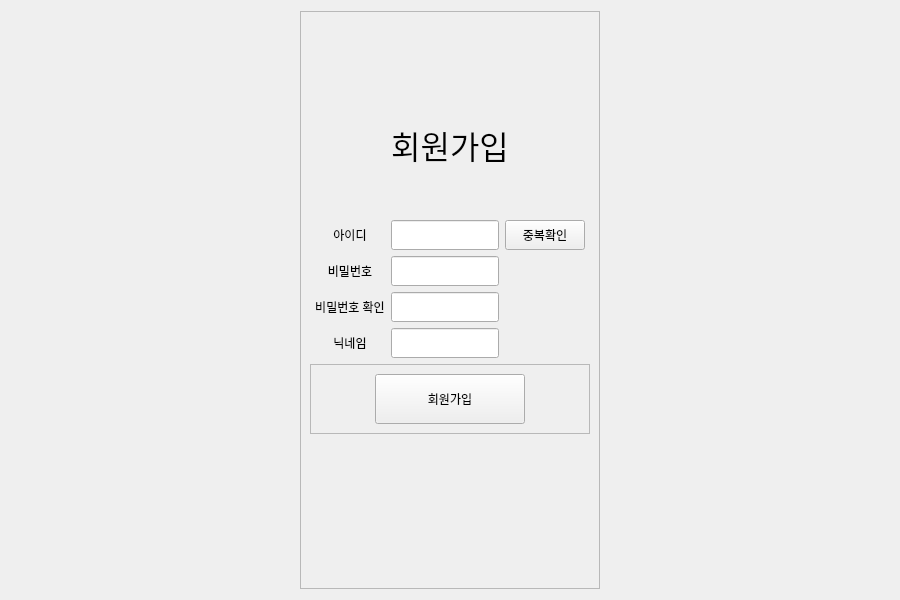
<?xml version="1.0" encoding="UTF-8"?>
<ui version="4.0">
 <class>signup</class>
 <widget class="QWidget" name="signup">
  <property name="geometry">
   <rect>
    <x>0</x>
    <y>0</y>
    <width>900</width>
    <height>600</height>
   </rect>
  </property>
  <property name="windowTitle">
   <string>Form</string>
  </property>
  <layout class="QHBoxLayout" name="horizontalLayout">
   <item>
    <spacer name="horizontalSpacer">
     <property name="orientation">
      <enum>Qt::Horizontal</enum>
     </property>
     <property name="sizeHint" stdset="0">
      <size>
       <width>261</width>
       <height>20</height>
      </size>
     </property>
    </spacer>
   </item>
   <item>
    <widget class="QFrame" name="frame">
     <property name="frameShape">
      <enum>QFrame::StyledPanel</enum>
     </property>
     <property name="frameShadow">
      <enum>QFrame::Raised</enum>
     </property>
     <layout class="QVBoxLayout" name="verticalLayout">
      <item>
       <spacer name="verticalSpacer">
        <property name="orientation">
         <enum>Qt::Vertical</enum>
        </property>
        <property name="sizeType">
         <enum>QSizePolicy::Fixed</enum>
        </property>
        <property name="sizeHint" stdset="0">
         <size>
          <width>20</width>
          <height>100</height>
         </size>
        </property>
       </spacer>
      </item>
      <item>
       <widget class="QLabel" name="label">
        <property name="font">
         <font>
          <pointsize>24</pointsize>
         </font>
        </property>
        <property name="text">
         <string>회원가입</string>
        </property>
        <property name="alignment">
         <set>Qt::AlignCenter</set>
        </property>
       </widget>
      </item>
      <item>
       <spacer name="verticalSpacer_3">
        <property name="orientation">
         <enum>Qt::Vertical</enum>
        </property>
        <property name="sizeType">
         <enum>QSizePolicy::Fixed</enum>
        </property>
        <property name="sizeHint" stdset="0">
         <size>
          <width>20</width>
          <height>40</height>
         </size>
        </property>
       </spacer>
      </item>
      <item>
       <layout class="QGridLayout" name="gridLayout">
        <property name="leftMargin">
         <number>5</number>
        </property>
        <property name="topMargin">
         <number>5</number>
        </property>
        <property name="rightMargin">
         <number>5</number>
        </property>
        <item row="3" column="0">
         <widget class="QLabel" name="label_5">
          <property name="text">
           <string>닉네임</string>
          </property>
          <property name="alignment">
           <set>Qt::AlignCenter</set>
          </property>
         </widget>
        </item>
        <item row="3" column="1">
         <widget class="QLineEdit" name="nick_line">
          <property name="minimumSize">
           <size>
            <width>0</width>
            <height>30</height>
           </size>
          </property>
         </widget>
        </item>
        <item row="0" column="1">
         <widget class="QLineEdit" name="id_line">
          <property name="minimumSize">
           <size>
            <width>0</width>
            <height>30</height>
           </size>
          </property>
         </widget>
        </item>
        <item row="1" column="1">
         <widget class="QLineEdit" name="pw_line">
          <property name="minimumSize">
           <size>
            <width>0</width>
            <height>30</height>
           </size>
          </property>
         </widget>
        </item>
        <item row="2" column="1">
         <widget class="QLineEdit" name="check_pw_line">
          <property name="minimumSize">
           <size>
            <width>0</width>
            <height>30</height>
           </size>
          </property>
         </widget>
        </item>
        <item row="0" column="0">
         <widget class="QLabel" name="label_2">
          <property name="text">
           <string>아이디</string>
          </property>
          <property name="alignment">
           <set>Qt::AlignCenter</set>
          </property>
         </widget>
        </item>
        <item row="2" column="0">
         <widget class="QLabel" name="label_4">
          <property name="text">
           <string>비밀번호 확인</string>
          </property>
          <property name="alignment">
           <set>Qt::AlignCenter</set>
          </property>
         </widget>
        </item>
        <item row="1" column="0">
         <widget class="QLabel" name="label_3">
          <property name="text">
           <string>비밀번호</string>
          </property>
          <property name="alignment">
           <set>Qt::AlignCenter</set>
          </property>
         </widget>
        </item>
        <item row="0" column="2">
         <widget class="QPushButton" name="duplicate_btn">
          <property name="minimumSize">
           <size>
            <width>0</width>
            <height>30</height>
           </size>
          </property>
          <property name="text">
           <string>중복확인</string>
          </property>
         </widget>
        </item>
       </layout>
      </item>
      <item>
       <widget class="QFrame" name="frame_2">
        <property name="frameShape">
         <enum>QFrame::StyledPanel</enum>
        </property>
        <property name="frameShadow">
         <enum>QFrame::Raised</enum>
        </property>
        <layout class="QHBoxLayout" name="horizontalLayout_3">
         <item>
          <spacer name="horizontalSpacer_3">
           <property name="orientation">
            <enum>Qt::Horizontal</enum>
           </property>
           <property name="sizeHint" stdset="0">
            <size>
             <width>17</width>
             <height>20</height>
            </size>
           </property>
          </spacer>
         </item>
         <item>
          <widget class="QPushButton" name="sign_up_btn">
           <property name="minimumSize">
            <size>
             <width>150</width>
             <height>50</height>
            </size>
           </property>
           <property name="text">
            <string>회원가입</string>
           </property>
          </widget>
         </item>
         <item>
          <spacer name="horizontalSpacer_4">
           <property name="orientation">
            <enum>Qt::Horizontal</enum>
           </property>
           <property name="sizeHint" stdset="0">
            <size>
             <width>40</width>
             <height>20</height>
            </size>
           </property>
          </spacer>
         </item>
        </layout>
       </widget>
      </item>
      <item>
       <spacer name="verticalSpacer_2">
        <property name="orientation">
         <enum>Qt::Vertical</enum>
        </property>
        <property name="sizeHint" stdset="0">
         <size>
          <width>20</width>
          <height>140</height>
         </size>
        </property>
       </spacer>
      </item>
     </layout>
    </widget>
   </item>
   <item>
    <spacer name="horizontalSpacer_2">
     <property name="orientation">
      <enum>Qt::Horizontal</enum>
     </property>
     <property name="sizeHint" stdset="0">
      <size>
       <width>260</width>
       <height>20</height>
      </size>
     </property>
    </spacer>
   </item>
  </layout>
 </widget>
 <resources/>
 <connections/>
</ui>
